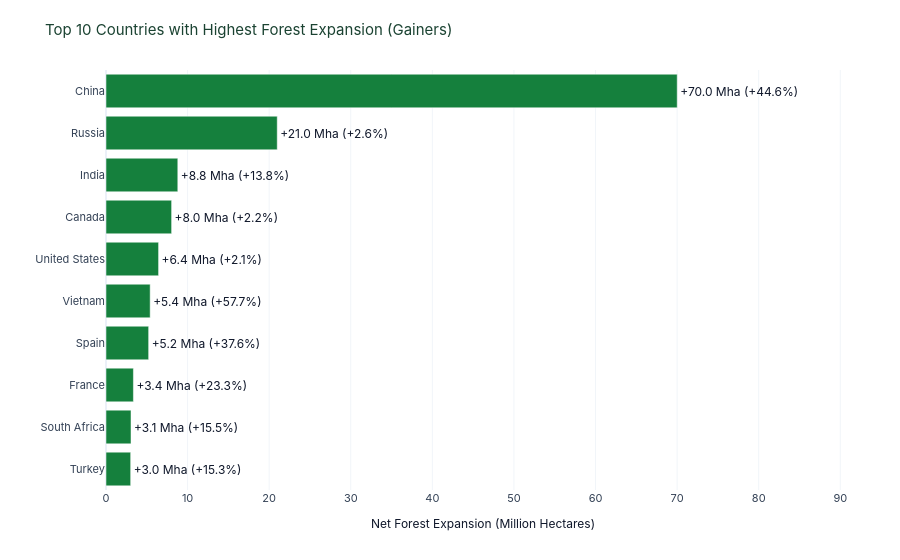

Source (notebook cell):
### Markdown cell above
### 2. Top 10 Forest Recovery Leaders (Net Expansion 1990–2025)
Ranking countries that have achieved the largest net forest expansion through afforestation, reforestation, and natural regeneration.

### Code cell
fig_top_gain = create_top_countries_bar(df_hotspots, top_n=10, ascending=False)
fig_top_gain.show()

### Figure 1 — Plotly figure (JSON) as saved in the notebook; plotly's stock layout.template omitted (floating-point values rounded to 4 significant figures)
{"data": [{"customdata": [["Asia", "Logging"], ["Africa", "Logging"], ["Europe", "Logging"], ["Europe", "Logging"], ["Asia", "Logging"], ["North America", "Logging"], ["North America", "Wildfire"], ["Asia", "Shifting cultivation"], ["Europe", "Wildfire"], ["Asia", "Logging"]], "hovertemplate": "<b>%{y}</b> (%{customdata[0]})<br>Net Change: %{x:+.2f} Mha<br>Primary Driver: %{customdata[1]}<extra></extra>", "marker": {"color": ["#15803d", "#15803d", "#15803d", "#15803d", "#15803d", "#15803d", "#15803d", "#15803d", "#15803d", "#15803d"]}, "orientation": "h", "text": ["+3.0 Mha (+15.3%)", "+3.1 Mha (+15.5%)", "+3.4 Mha (+23.3%)", "+5.2 Mha (+37.6%)", "+5.4 Mha (+57.7%)", "+6.4 Mha (+2.1%)", "+8.0 Mha (+2.2%)", "+8.8 Mha (+13.8%)", "+21.0 Mha (+2.6%)", "+70.0 Mha (+44.6%)"], "textposition": "outside", "type": "bar", "x": [3.022, 3.065, 3.359, 5.228, 5.414, 6.445, 8.042, 8.801, 20.99, 70.01], "y": ["Turkey", "South Africa", "France", "Spain", "Vietnam", "United States", "Canada", "India", "Russia", "China"]}], "layout": {"font": {"color": "#0f172a", "family": "Inter, Segoe UI, Arial, sans-serif", "size": 12}, "hoverlabel": {"bgcolor": "#0f172a", "bordercolor": "#1b4332", "font": {"color": "#ffffff", "family": "Inter, Segoe UI, sans-serif", "size": 13}}, "legend": {"bgcolor": "rgba(255,255,255,0)", "font": {"color": "#0f172a", "size": 12}, "orientation": "h", "x": 0.5, "xanchor": "center", "y": -0.18, "yanchor": "top"}, "margin": {"b": 70, "l": 55, "r": 40, "t": 70}, "paper_bgcolor": "#ffffff", "plot_bgcolor": "#ffffff", "title": {"font": {"color": "#1b4332", "size": 15}, "text": "Top 10 Countries with Highest Forest Expansion (Gainers)"}, "xaxis": {"gridcolor": "#f1f5f9", "range": [0, 92.42], "showgrid": true, "tickfont": {"color": "#334155", "size": 11}, "title": {"font": {"color": "#0f172a", "size": 12}, "text": "Net Forest Expansion (Million Hectares)"}}, "yaxis": {"tickfont": {"color": "#334155", "size": 11}, "title": {"font": {"color": "#0f172a", "size": 12}, "text": ""}}}}
